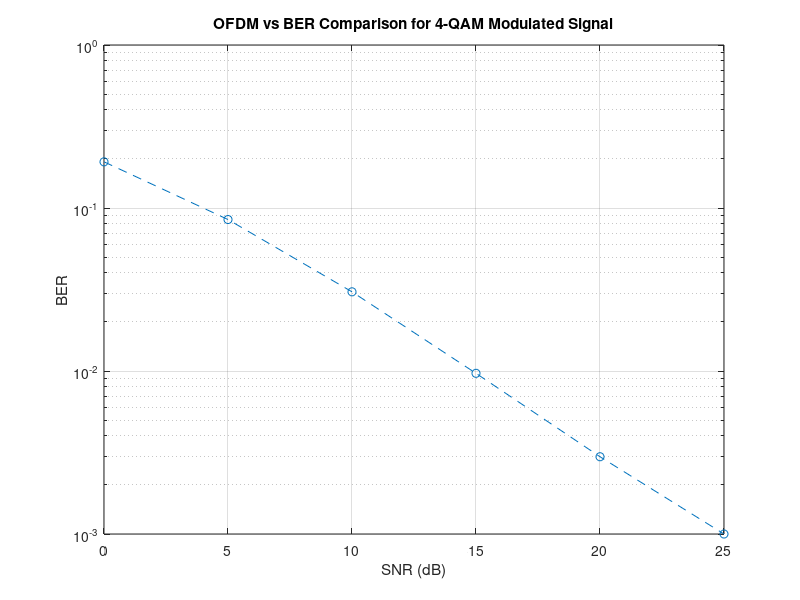
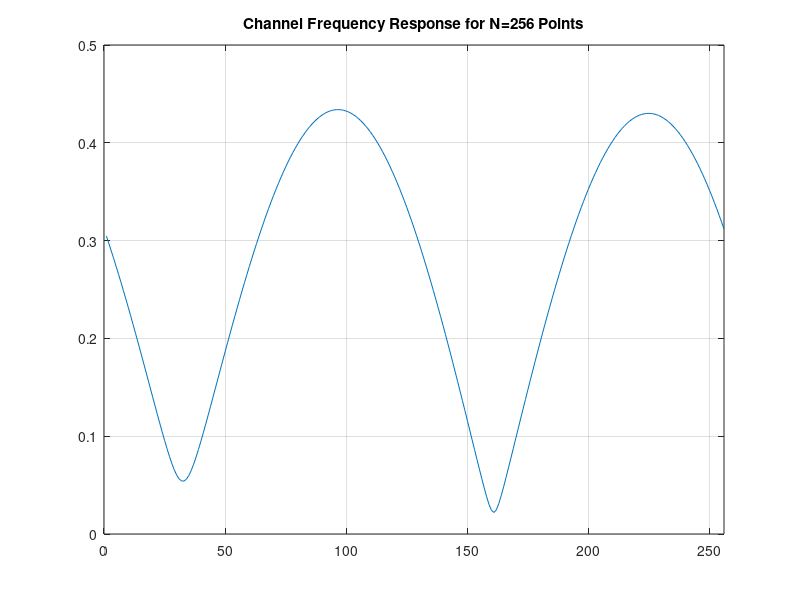

The MATLAB script that drew these images, in order:
clc; clearvars; close all;

ntap=3;
pdf = [0.5 0.2 0.3];%% power delay profile
pdf = pdf./sqrt(pdf);
N=256;
M = 4;
Cp = N/4;
mcp = zeros(1,1000);
snr = 0:5:25;
k = log2(M);
bitstream = randi([0 1],512,1);
Nbits = length(bitstream);
Pbcp = zeros(1,length(snr));
for i = 1:length(snr)
     for j = 1:1000
         % 3 tap frequency selective channel
        h=sqrt(0.5)*sqrt(1/ntap)*(randn(1,ntap)+ 1j*randn(1,ntap)).*pdf;
        % FFT of channel coefficients
        g = fft(h,N);
        data = reshape(bitstream,Nbits/k,k);
        data_dec = bi2de(data);
        qm = qammod((data_dec),M,'gray');
        ifft_data = ifft(qm,N);
        data_cp = [ifft_data(N-Cp+1:end); ifft_data];%% CP Added
        %%channel1
        rxcp = conv(data_cp,h);
        outcp = awgn(rxcp,snr(i),'measured');
        out_rcp = outcp(Cp+1:end-ntap+1); %% CP Removed
        fft_rcp = fft(out_rcp,N)./g.'; %%Equalization
        q_demodcp = qamdemod(fft_rcp,M); %%QAM Demodulation
        r_bitstreamcp = de2bi(q_demodcp);
        r_bitstreamcp = reshape(r_bitstreamcp,Nbits,1);
        mcp(j) = sum(xor(bitstream,r_bitstreamcp))/Nbits;
     end
    Pbcp(i) = mean(mcp);
end

 figure(1);
 semilogy(snr,Pbcp,'--o');
 xlabel('SNR (dB)');
 ylabel('BER');
 grid on;
 title('OFDM vs BER Comparison for 4-QAM Modulated Signal');
 figure(2);
 plot(abs(g));
 grid on;
 title('Channel Frequency Response for N=256 Points');
 xlim([0 256]);



